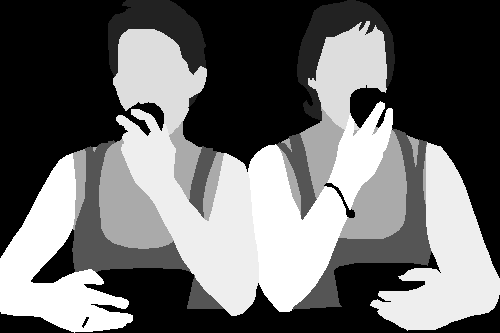
#> input picture Graphonomy/data/datasets/CIHP_4w/Category_rev_ids/0000002.png, 500 x 333 px, found by its file name
$ jupyter execute --allow-errors parsing_analysis.ipynb
#> lines starting #> are read from the running program, lines starting #| are printed output that depends on the picture; after the words box and inside, x2 and y2 are one past the last pixel; in counts of white or black regions, pixels touching at a corner belong together
[cell 1]
from PIL import Image
import cv2
import numpy as np
import matplotlib.pyplot as plt

[cell 2]
imagePath = '/data/muxiangyu/pythonPrograms/Graphonomy/data/datasets/CIHP_4w/Category_rev_ids/0000002.png'

img = Image.open(imagePath)
#> img is the input picture: PIL image 500x333 L; min 0, max 15, mean 6.24
print(img.mode)
#| L
color_np = np.array([[0,0,0]
                , [128,0,0], [255,0,0], [0,85,0], [170,0,51], [255,85,0], [0,0,85], [0,119,221], [85,85,0], [0,85,85], [85,51,0], [52,86,128], [0,128,0]
                , [0,0,255], [51,170,221], [0,255,255], [85,255,170], [170,255,85], [255,255,0], [255,170,0]])
bin_colormap = np.random.randint(0, 255, (256, 3))
print(color_np)
print(bin_colormap)
bin_colormap = bin_colormap.astype(np.uint8)
img = img.convert('P')
#> img: PIL image 500x333 P
img.putpalette(bin_colormap)
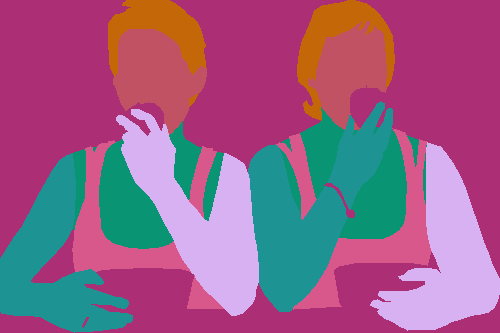
#> img: PIL image 500x333 P; mean R, G, B 150.4, 95.8, 134.7
plt.imshow(img)
plt.show()
img_np = np.array(img)
print(img_np.shape)
#| (333, 500)
print(img_np.dtype)
#| uint8
print(img_np.min(), img_np.max())
#| 0 15

pixelset = set()
for i in range(img_np.shape[0]):
    for j in range(img_np.shape[1]):
        pixelset.add(img_np[i][j])
#> after the loop, pixelset = 7 items
print(pixelset)
#| {0, 2, 5, 10, 13, 14, 15}

img_np = (img_np==5).astype(np.uint8)
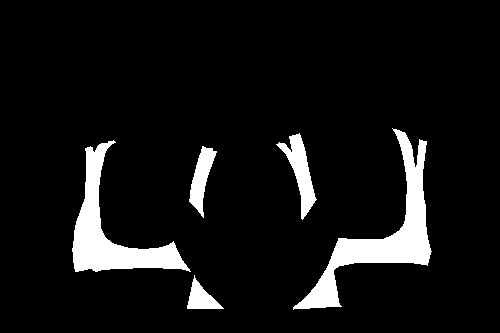
#> img_np: shape (333, 500); values 0 (black) and 1 (white), 7.7% white; 5 white regions, box (x1, y1, x2, y2) and area: (293, 128, 432, 310) 5559, (72, 140, 191, 272) 4587, (276, 133, 317, 220) 1247, (189, 146, 217, 218) 903, (187, 275, 224, 309) 589
plt.imshow(img_np)
plt.show()

$ run again, with mmpose/tests/data/300wlp/AFW_134212_1_0.jpg saved as Graphonomy/data/datasets/CIHP_4w/Category_rev_ids/0000002.png
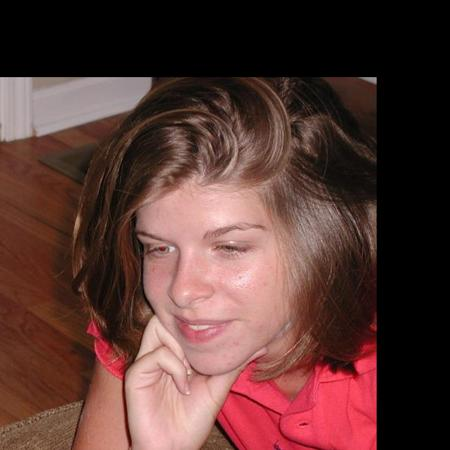
#> input picture mmpose/tests/data/300wlp/AFW_134212_1_0.jpg, 450 x 450 px, found by its file name
#> img is the input picture: PIL image 450x450 RGB; mean R, G, B 89.4, 56.4, 52
#| RGB
#> `img.putpalette(bin_colormap)`:
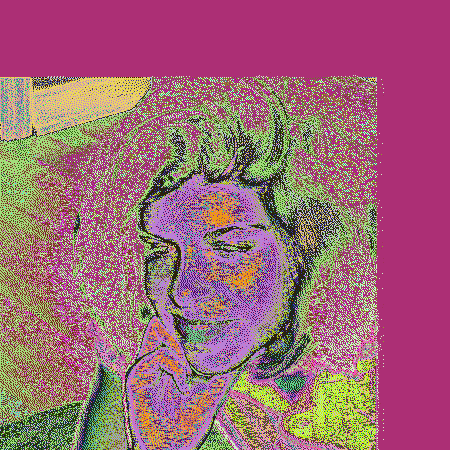
#> img: PIL image 450x450 P; mean R, G, B 158.1, 102.3, 117
#> `img_np = np.array(img)`:
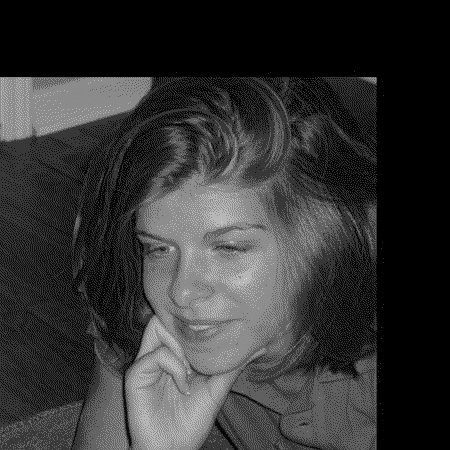
#> img_np: shape (450, 450); min 0, max 225, mean 51.8
#| (450, 450)
#| uint8
#| 0 225
#> after the loop `for i in range(img_np.shape[0]):`: pixelset = 72 items
#> (printed output is left out)
